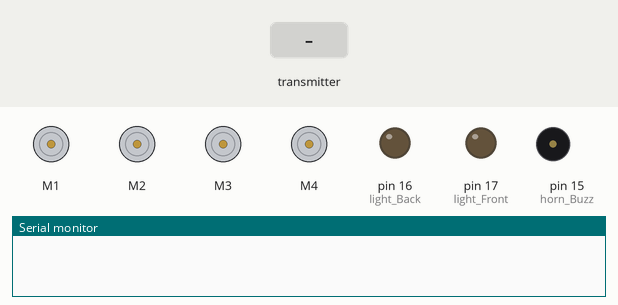
This sketch was run on a simulated Arduino Uno, built with avr-gcc and run on an emulated ATmega328P. Parts: 4 × DC motor (green arrow = forward, orange = backward, longer = faster), output pins drawn as LEDs (lit = HIGH), buzzer (waves = sounding, pin HIGH), the last lines printed to the serial monitor. The inputs (shaded band) are chosen by the test bench. No radio packets arrive unless stated.

Above: at 1.2 s.
1.3 s: the transmitter starts sending joystick.0 = 0
At 1.8 s:
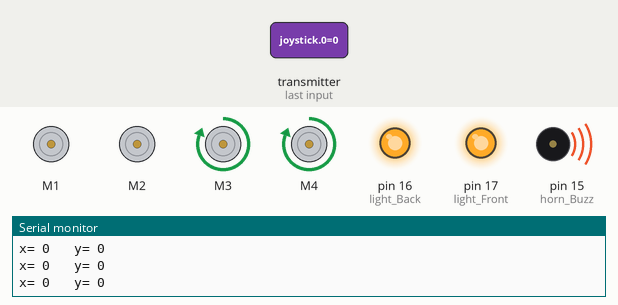
2.8 s: the transmitter starts sending joystick.1 = 512
At 4.0 s:
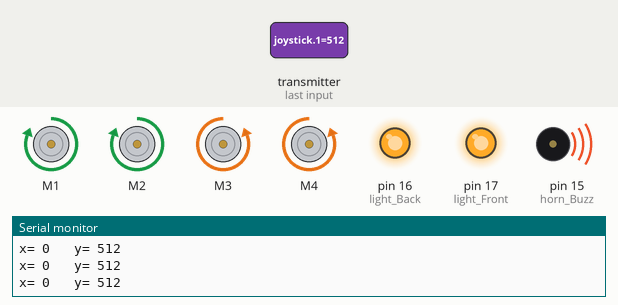
4.3 s: the transmitter starts sending joystick.0 = 512
At 5.3 s:
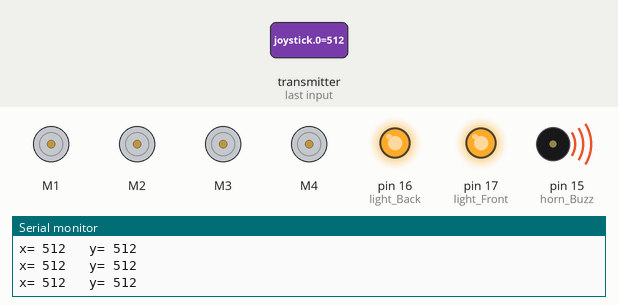
5.8 s: the transmitter starts sending joystick.1 = 0
At 6.4 s:
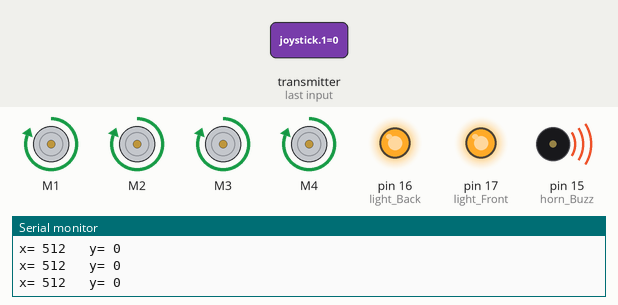
7.3 s: the transmitter starts sending joystick.0 = 1023
At 7.6 s:
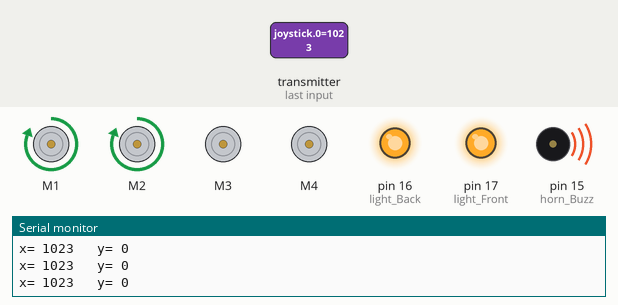
8.8 s: the transmitter starts sending joystick.1 = 1023
At 9.9 s:
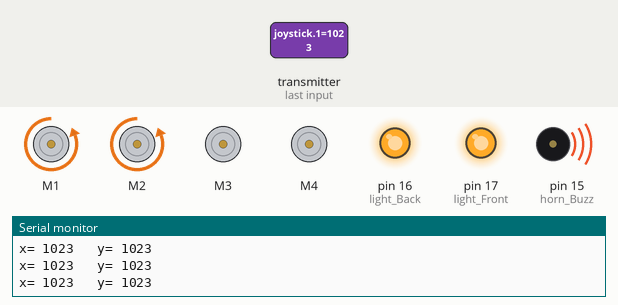
Timing chart, 0 to 11.3 s (numbered marks = the images above; inputs shaded):
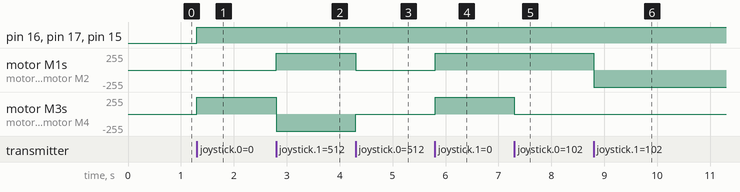

The sketch:

Car.ino
```cpp
 /* JoyStick module receiver code
 - CONNECTIONS: nRF24L01 Modules See:
   1 - GND
   2 - VCC 3.3V !!! NOT 5V
   3 - CE to Arduino pin 6
   4 - CSN to Arduino pin 8
   5 - SCK to Arduino pin 13
   6 - MOSI to Arduino pin 11
   7 - MISO to Arduino pin 12
   8 - UNUSED
 */

/*-----( Import needed libraries )-----*/
#include <SPI.h>
#include <nRF24L01.h>
#include <RF24.h>
#include <AFMotor.h>

/*-----( Declare Constants and Pin Numbers )-----*/
#define CE_PIN 18
#define CSN_PIN 19

// NOTE: the "LL" at the end of the constant is "LongLong" type
const uint64_t pipe = 0xE8E8F0F0E1LL; // Define the transmit pipe

#define light_Front  17     //LED Front Right   pin A4 for Arduino Uno
#define light_Back   16     //LED Back Right    pin A5 for Arduino Uno
#define horn_Buzz    15

/*-----( Declare objects )-----*/
RF24 radio(CE_PIN, CSN_PIN); // Create a Radio

/*-----( Declare Variables )-----*/
//6 element array holding Joystick readings
int joystick[6];
int  xAxis=500, yAxis=500;

// the four button variables from joystick
int buttonUp;
int buttonRight;
int buttonDown;
int buttonLeft;

// the four car wheel motors
AF_DCMotor motor1(1);  // Left front
AF_DCMotor motor2(2);  // Left back
AF_DCMotor motor3(3);  // Right front
AF_DCMotor motor4(4);  // Right back

void setup()
{

  pinMode(light_Front, OUTPUT);
  pinMode(light_Back, OUTPUT);
  pinMode(horn_Buzz, OUTPUT);

  Serial.begin(9600);

  radio.begin();
  radio.openReadingPipe(0,pipe);
  radio.startListening();
}

void loop()
{
  if ( radio.available() ){
      radio.read( joystick, sizeof(joystick) );
      xAxis = joystick[0];
      yAxis = joystick[1];

      Serial.print("x= ");
      Serial.print(xAxis);
      Serial.print("   ");
      Serial.print("y= ");
      Serial.println(yAxis);


      // the four button variables from joystick array
      int buttonUp    = joystick[2];
      int buttonRight = joystick[3];
      int buttonDown  = joystick[4];
      int buttonLeft  = joystick[5];

      // Horn
      if (buttonUp == HIGH){
          digitalWrite(horn_Buzz, LOW);
      }else {
          digitalWrite(horn_Buzz, HIGH);
      }

      // Light front
      if (buttonRight == HIGH){
          digitalWrite(light_Front, LOW);
      }else {
          digitalWrite(light_Front, HIGH);
      }

      // Light back
      if (buttonLeft == HIGH){
          digitalWrite(light_Back, LOW);
      }else {
          digitalWrite(light_Back, HIGH);
      }

      if(yAxis > 1100 || yAxis < 0 || xAxis > 1100 || xAxis < 0){
        xAxis = 500;
        yAxis = 500;
      }

      // Forward
      if(yAxis > 550 && xAxis < 550 && xAxis > 470){
         motor1.setSpeed(255);
         motor1.run(BACKWARD);

         motor2.setSpeed(255);
         motor2.run(BACKWARD);

         motor3.setSpeed(255);
         motor3.run(BACKWARD);

         motor4.setSpeed(255);
         motor4.run(BACKWARD);
      }

      // Backward
      else if(yAxis < 470 && xAxis < 550 && xAxis > 470){
         motor1.setSpeed(255);
         motor1.run(FORWARD);

         motor2.setSpeed(255);
         motor2.run(FORWARD);

         motor3.setSpeed(255);
         motor3.run(FORWARD);

         motor4.setSpeed(255);
         motor4.run(FORWARD);
      }

      // Right
      else if(xAxis > 550 && yAxis < 550 && yAxis > 470){
         motor1.setSpeed(255);
         motor1.run(BACKWARD);

         motor2.setSpeed(255);
         motor2.run(BACKWARD);

         motor3.setSpeed(255);
         motor3.run(FORWARD);

         motor4.setSpeed(255);
         motor4.run(FORWARD);
      }

      // Left
      else if(xAxis < 470 && yAxis < 550 && yAxis > 470){
        motor1.setSpeed(255);
        motor1.run(FORWARD);

        motor2.setSpeed(255);
        motor2.run(FORWARD);

        motor3.setSpeed(255);
        motor3.run(BACKWARD);

        motor4.setSpeed(255);
        motor4.run(BACKWARD);
      }

      // Forward Right
      else if(xAxis > 550 && yAxis > 550){
         motor1.setSpeed(255);
         motor1.run(BACKWARD);

         motor2.setSpeed(255);
         motor2.run(BACKWARD);

         motor3.run(RELEASE);

         motor4.run(RELEASE);
      }

      // Forward Left
      else if(xAxis < 470 && yAxis > 550){
         motor1.run(RELEASE);

         motor2.run(RELEASE);

         motor3.setSpeed(255);
         motor3.run(BACKWARD);

         motor4.setSpeed(255);
         motor4.run(BACKWARD);
      }

      // Backward Right
      else if(xAxis > 550 && yAxis < 470){
         motor1.setSpeed(255);
         motor1.run(FORWARD);

         motor2.setSpeed(255);
         motor2.run(FORWARD);

         motor3.run(RELEASE);

         motor4.run(RELEASE);
      }

      // Backward Left
      else if(xAxis < 470 && yAxis < 470){
         motor1.run(RELEASE);

         motor2.run(RELEASE);

         motor3.setSpeed(255);
         motor3.run(FORWARD);

         motor4.setSpeed(255);
         motor4.run(FORWARD);
      }

      // No Move
      else{
        motor1.run(RELEASE);

        motor2.run(RELEASE);

        motor3.run(RELEASE);

        motor4.run(RELEASE);
      }
  }
}
```

Measured:
- after the input at 1.3 s, pin 16 (light_Back), pin 17 (light_Front), pin 15 (horn_Buzz): LOW → HIGH at once; motor M3, motor M4: stopped → forward 255/255 at once
- after the input at 2.8 s, motor M1, motor M2: stopped → forward 255/255 at once; motor M3, motor M4: forward 255/255 → backward 255/255 at once
- after the input at 4.3 s, motor M1, motor M2: forward 255/255 → stopped at once; motor M3, motor M4: backward 255/255 → stopped at once
- after the input at 5.8 s, motor M1–4: stopped → forward 255/255 at once
- after the input at 7.3 s, motor M3, motor M4: forward 255/255 → stopped at once
- after the input at 8.8 s, motor M1, motor M2: forward 255/255 → backward 255/255 at once
